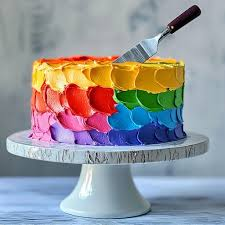
#> input picture Assignments/Computer Vision/images.jpg, 225 x 225 px, found by its file name
$ jupyter execute 2447218_Lab4.ipynb
#> lines starting #> are read from the running program, lines starting #| are printed output that depends on the picture
[cell 1]
import os
import numpy as np
import cv2
import matplotlib.pyplot as plt

# Configure matplotlib for larger, clearer plots
plt.rcParams["figure.figsize"] = (10, 6)
plt.rcParams["image.cmap"] = "gray"

# Absolute path to the image and a quick sanity check
image_path = "/Users/mohsin/MCA/Assignments/Computer Vision/images.jpg"
assert os.path.exists(image_path), f"Image not found at: {image_path}"

# Load as grayscale for Fourier analysis
img_gray = cv2.imread(image_path, cv2.IMREAD_GRAYSCALE)
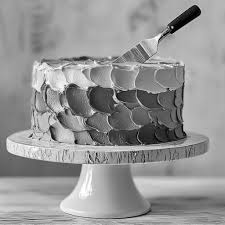
#> img_gray: shape (225, 225); min 0, max 255, mean 149.4
assert img_gray is not None, "Failed to load image."

print(f"Image shape: {img_gray.shape}")
#| Image shape: (225, 225)
plt.imshow(img_gray, vmin=0, vmax=255)
plt.title("Original Image (Grayscale)")
plt.axis("off")
plt.show()

[cell 2]
# 1) Two-dimensional FFT and magnitude visualization (frequency domain)
f = np.fft.fft2(img_gray)
# Use log scaling for better visibility of small values
magnitude = np.log1p(np.abs(f))
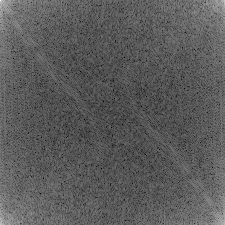
#> magnitude: shape (225, 225) float64; min 3.14, max 15.84, mean 7.72; drawn with min black and max white

plt.imshow(magnitude)
plt.title("FFT Magnitude (Unshifted)")
plt.axis("off")
plt.show()

$ run again, with Assignments/Computer Vision/parking-lot-1442053.jpg copied over Assignments/Computer Vision/images.jpg
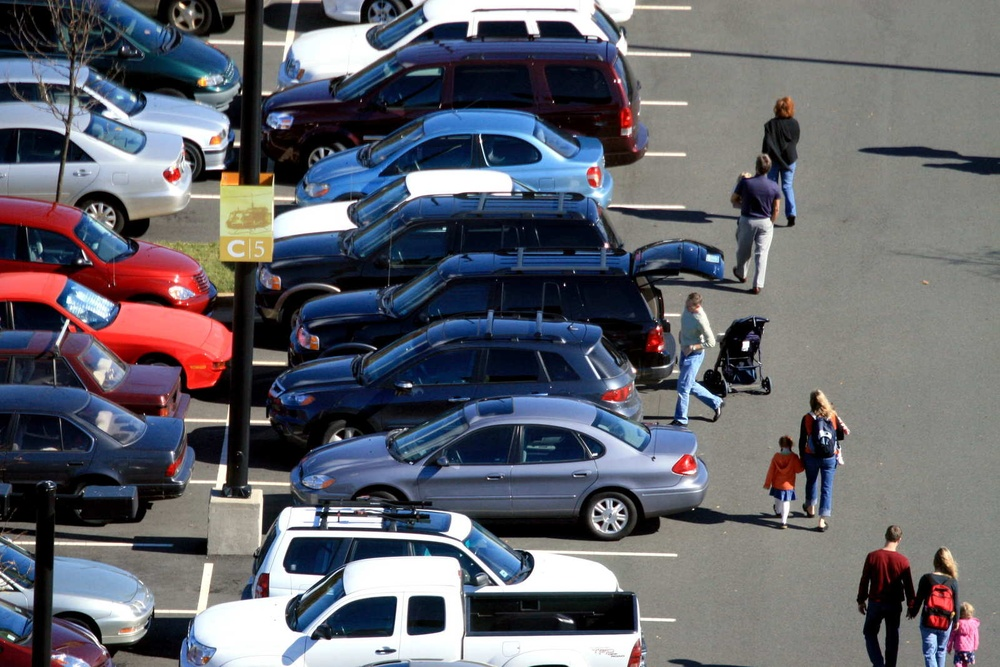
#> input picture Assignments/Computer Vision/parking-lot-1442053.jpg, 1000 x 667 px, shrunk from 1599 x 1066 before the run, found by its file name
#> `img_gray = cv2.imread(image_path, cv2.IMREAD_GRAYSCALE)`:
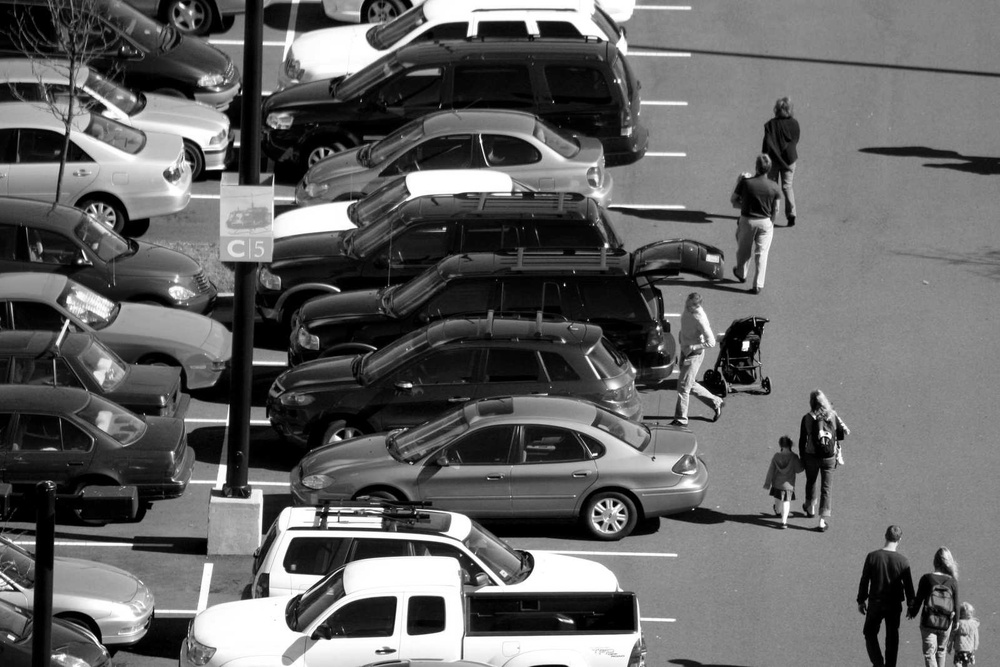
#> img_gray: shape (667, 1000); min 0, max 255, mean 101.1
#| Image shape: (667, 1000)
#> `magnitude = np.log1p(np.abs(f))`:
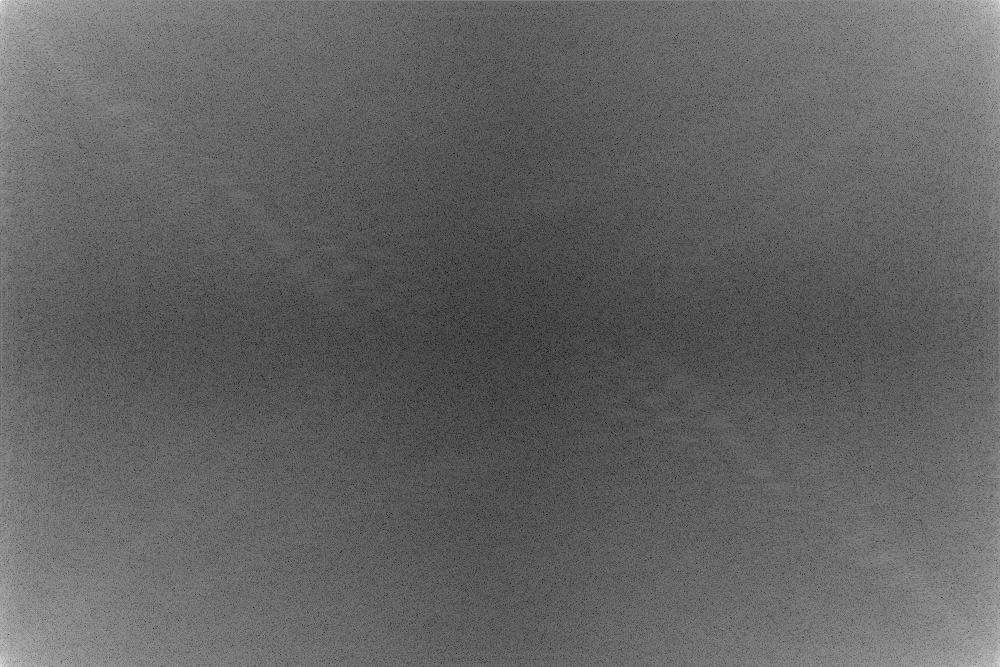
#> magnitude: shape (667, 1000) float64; min 2.25, max 18.03, mean 8.42; drawn with min black and max white
